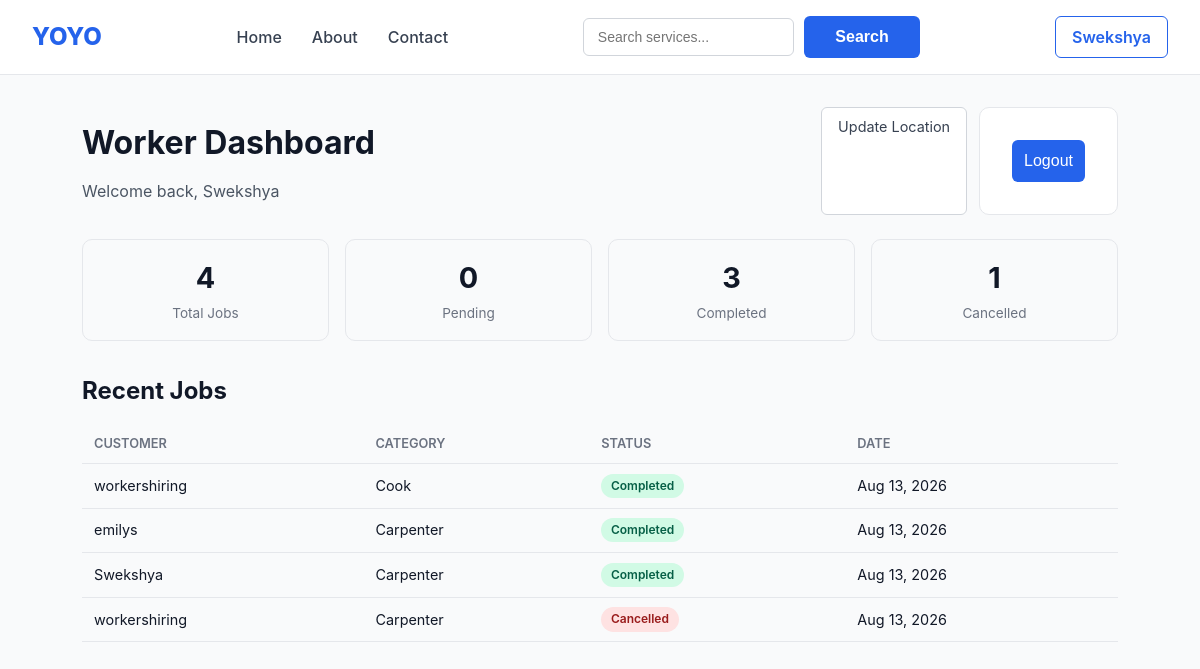
Screenshot of /accounts/dashboard/worker/ (signed in) with the database file from the repository.
### accounts/models.py (models this page shows, shortened)
class User(AbstractUser):
    class Role(models.TextChoices):
        CUSTOMER = "customer", "Customer"
        WORKER = "worker", "Worker"
        ADMIN = "admin", "Admin"
    id = models.UUIDField(primary_key=True, default=uuid.uuid4, editable=False)
    role = models.CharField(max_length=20, choices=Role.choices, default=Role.CUSTOMER)
    phone_number = models.CharField(max_length=20, unique=True, null=True, blank=True)
    address = models.CharField(max_length=255, blank=True)
    city = models.CharField(max_length=100, blank=True)
    latitude = models.DecimalField(max_digits=9, decimal_places=6, null=True, blank=True)
    longitude = models.DecimalField(max_digits=9, decimal_places=6, null=True, blank=True)
    is_phone_verified = models.BooleanField(default=False)
    created_at = models.DateTimeField(auto_now_add=True)
    updated_at = models.DateTimeField(auto_now=True)

### bookings/models.py (models this page shows, shortened)
class Booking(models.Model):
    class Status(models.TextChoices):
        PENDING = "pending", "Pending"          # created, awaiting worker assignment/acceptance
        ACCEPTED = "accepted", "Accepted"        # worker accepted
        IN_PROGRESS = "in_progress", "In Progress"
        COMPLETED = "completed", "Completed"
        CANCELLED = "cancelled", "Cancelled"
        REJECTED = "rejected", "Rejected"
    id = models.UUIDField(primary_key=True, default=uuid.uuid4, editable=False)
    customer = models.ForeignKey(
        settings.AUTH_USER_MODEL, on_delete=models.CASCADE, related_name="bookings_made"
    )
    worker = models.ForeignKey(
        WorkerProfile, on_delete=models.SET_NULL, null=True, blank=True, related_name="bookings"
    )
    category = models.ForeignKey(ServiceCategory, on_delete=models.PROTECT, related_name="bookings")
    status = models.CharField(max_length=20, choices=Status.choices, default=Status.PENDING)
    address = models.CharField(max_length=255)
    city = models.CharField(max_length=100)
    scheduled_start = models.DateTimeField()
    notes = models.TextField(blank=True)
    estimated_price = models.DecimalField(max_digits=8, decimal_places=2, null=True, blank=True)
    final_price = models.DecimalField(max_digits=8, decimal_places=2, null=True, blank=True)
    created_at = models.DateTimeField(auto_now_add=True)
    updated_at = models.DateTimeField(auto_now=True)
    completed_at = models.DateTimeField(null=True, blank=True)
    cancelled_at = models.DateTimeField(null=True, blank=True)
    cancellation_reason = models.CharField(max_length=255, blank=True)
    class Meta:
        ordering = ["-created_at"]

### categories/models.py (models this page shows, shortened)
class ServiceCategory(models.Model):
    name = models.CharField(max_length=100, unique=True)
    slug = models.SlugField(max_length=110, unique=True)
    description = models.TextField(blank=True)
    service_image=models.ImageField(upload_to='services/', blank=True, null=True)
    icon = models.CharField(max_length=100, blank=True, help_text="Icon name/key for the frontend")
    base_price = models.DecimalField(max_digits=8, decimal_places=2, help_text="Starting/callout price")
    is_active = models.BooleanField(default=True)
    class Meta:
        verbose_name_plural = "Service categories"
        ordering = ["name"]
    def __str__(self):
        return self.name

### accounts/views.py (the view)
@login_required
def worker_dashboard(request):
    try:
        worker_profile = WorkerProfile.objects.get(user=request.user)
    except WorkerProfile.DoesNotExist:
        messages.error(request, "No worker profile found for this account.")
        return redirect("accounts:dashboard")
    assigned_bookings = Booking.objects.filter(worker=worker_profile)
    context = {
        "total_bookings": assigned_bookings.count(),
        "pending_bookings": assigned_bookings.filter(
            status=Booking.Status.PENDING
        ).count(),
        "completed_bookings": assigned_bookings.filter(
            status=Booking.Status.COMPLETED
        ).count(),
        "cancelled_bookings": assigned_bookings.filter(
            status=Booking.Status.CANCELLED
        ).count(),
        "recent_bookings": assigned_bookings[:5],
    }
    return render(request, "accounts/worker_dashboard.html", context)

### accounts/templates/accounts/worker_dashboard.html (shortened to what this page needs)
{% extends "base.html" %}
{% load static %}
{% load static %}
{% block css %}
  <link rel="stylesheet" href="{% static 'css/worker_dashboard.css' %}">
{% endblock %}
{% block content %}
<div class="dash-header">
    <div>
        <h1>Worker Dashboard</h1>
        <p>Welcome back, {{ request.user.username }}</p>
    </div>
    <div class="actions">
        <a href="{% url 'accounts:update_location' %}" class="btn btn-outline">Update Location</a>
        <form method="post" action="{% url 'accounts:logout' %}" style="margin:0;">
            <button type="submit" class="btn btn-danger">Logout</button>
        </form>
    </div>
</div>
<div class="stats">
    <div class="stat-card">
        <span class="stat-number">{{ total_bookings }}</span>
        <span class="stat-label">Total Jobs</span>
    </div>
    <div class="stat-card">
        <span class="stat-number">{{ pending_bookings }}</span>
        <span class="stat-label">Pending</span>
    </div>
    <div class="stat-card">
        <span class="stat-number">{{ completed_bookings }}</span>
        <span class="stat-label">Completed</span>
    </div>
    <div class="stat-card">
        <span class="stat-number">{{ cancelled_bookings }}</span>
        <span class="stat-label">Cancelled</span>
    </div>
</div>
<h2>Recent Jobs</h2>
{% if recent_bookings %}
<table>
    <thead>
        <tr>
            <th>Customer</th>
            <th>Category</th>
            <th>Status</th>
            <th>Date</th>
        </tr>
    </thead>
    <tbody>
        {% for booking in recent_bookings %}
        <tr>
            <td>{{ booking.customer.username }}</td>
            <td>{{ booking.category }}</td>
            <td>
                <span class="badge badge-{{ booking.status }}">
                    {{ booking.get_status_display }}
                </span>
            </td>
            <td>{{ booking.created_at|date:"M d, Y" }}</td>
        </tr>
        {% endfor %}
    </tbody>
</table>
{% else %}
<div class="empty-state">
    <p>No jobs assigned yet.</p>
</div>
{% endif %}
{% endblock %}

### templates/base.html (shortened to what this page needs)
{% load static %}
<!DOCTYPE html>
<html lang="en">
<head>
    <link rel="stylesheet" href="{% static 'css/style.css' %}">
    {% block css %}
    {% endblock %}
</head>
<body>
<nav class="navbar">
    <a href="{% url 'categories:list' %}" class="logo">
        YOYO
    </a>
    <ul class="nav-links">
        <li><a href="{% url 'categories:list' %}">Home</a></li>
        <li><a href="{% url 'categories:about' %}">About</a></li>
        <li><a href="{% url 'categories:contact' %}">Contact</a></li>
    </ul>
    <form
    class="search-form"
    method="get"
    action="{% url 'workers:search' %}"
>
    <input
        type="text"
        name="q"
        placeholder="Search services..."
    >
    <button type="submit">
        Search
    </button>
</form>
    {% if user.is_authenticated %}
        <a href="{% url 'accounts:dashboard' %}">
            {{ user.username }}
        </a>
    {% else %}
        <a href="{% url 'accounts:login' %}">
            Login
        </a>
    {% endif %}
</nav>
    <main>
        {% block content %}
        {% endblock %}
    </main>
</body>
</html>

### static/CSS/style.css (style rules this page uses)
* { margin: 0; padding: 0; box-sizing: border-box; }
body { font-family: -apple-system, BlinkMacSystemFont, "Segoe UI", Roboto, Helvetica, Arial, sans-serif; background: #f9fafb; color: #111827; line-height: 1.5; }
a { text-decoration: none; color: inherit; }
ul { list-style: none; }
.navbar { display: flex; align-items: center; justify-content: space-between; gap: 20px; padding: 16px 32px; background: #ffffff; border-bottom: 1px solid #e5e7eb; position: sticky; top: 0; z-index: 100; }
.logo { font-size: 24px; font-weight: 800; color: #2563eb; }
.nav-links { display: flex; align-items: center; gap: 30px; }
.nav-links a { color: #374151; font-weight: 500; transition: color 0.2s ease; }
.search-form { display: flex; align-items: center; gap: 10px; margin: 0; padding: 0; background: transparent; border: none; max-width: 400px; }
.search-form input { width: 250px; margin: 0; padding: 10px 14px; border: 1px solid #d1d5db; border-radius: 6px; font-size: 14px; outline: none; }
.search-form button { padding: 10px 16px; border: none; border-radius: 6px; background: #2563eb; color: #ffffff; font-weight: 600; cursor: pointer; }
.navbar > a:last-child { padding: 8px 16px; border: 1px solid #2563eb; border-radius: 6px; color: #2563eb; font-weight: 600; transition: all 0.2s ease; }
main { max-width: 1100px; margin: 0 auto; padding: 32px; }
h1 { margin-bottom: 12px; font-size: 32px; }
h2 { margin-bottom: 16px; font-size: 24px; }
p { color: #4b5563; }
form { max-width: 420px; margin: 32px auto; padding: 32px; background: #ffffff; border: 1px solid #e5e7eb; border-radius: 10px; }
form input, form select, form textarea { width: 100%; margin-bottom: 16px; padding: 12px; border: 1px solid #d1d5db; border-radius: 6px; }
form button[type="submit"] { width: 100%; padding: 12px; border: none; border-radius: 6px; background: #2563eb; color: #ffffff; font-size: 16px; cursor: pointer; }

### static/CSS/worker_dashboard.css (style rules this page uses)
.dash-header { display: flex; justify-content: space-between; align-items: center; margin-bottom: 1.5rem; }
.dash-header .actions { display: flex; gap: 0.75rem; }
.btn { padding: 0.5rem 1rem; border-radius: 6px; text-decoration: none; font-size: 0.9rem; display: inline-block; border: 1px solid transparent; cursor: pointer; }
.btn-outline { border-color: #d1d5db; color: #374151; background: #fff; }
.btn-danger { background: #dc2626; color: #fff; }
.stats { display: grid; grid-template-columns: repeat(auto-fit, minmax(140px, 1fr)); gap: 1rem; margin-bottom: 2rem; }
.stat-card { background: #f9fafb; border: 1px solid #e5e7eb; border-radius: 10px; padding: 1rem; text-align: center; }
.stat-number { display: block; font-size: 1.8rem; font-weight: 700; color: #111827; }
.stat-label { display: block; font-size: 0.85rem; color: #6b7280; margin-top: 0.25rem; }
table { width: 100%; border-collapse: collapse; margin-top: 0.5rem; }
th, td { text-align: left; padding: 0.6rem 0.75rem; border-bottom: 1px solid #e5e7eb; font-size: 0.9rem; }
th { color: #6b7280; font-weight: 600; font-size: 0.8rem; text-transform: uppercase; }
.badge { display: inline-block; padding: 0.2rem 0.6rem; border-radius: 999px; font-size: 0.75rem; font-weight: 600; }
.badge-completed { background: #d1fae5; color: #065f46; }
.badge-cancelled, .badge-rejected { background: #fee2e2; color: #991b1b; }

### rows the page displays
User: username "Swekshya", user.username "Swekshya"
Booking: customer.username "workershiring", category "Cook", status "Completed", created_at "Aug 13, 2026"
Booking: customer.username "emilys", category "Carpenter", status "Completed", created_at "Aug 13, 2026"
Booking: customer.username "Swekshya", category "Carpenter", status "Completed", created_at "Aug 13, 2026"
Booking: customer.username "workershiring", category "Carpenter", status "Cancelled", created_at "Aug 13, 2026"

### other values shown
{{ total_bookings }} "4"
{{ pending_bookings }} "0"
{{ completed_bookings }} "3"
{{ cancelled_bookings }} "1"
